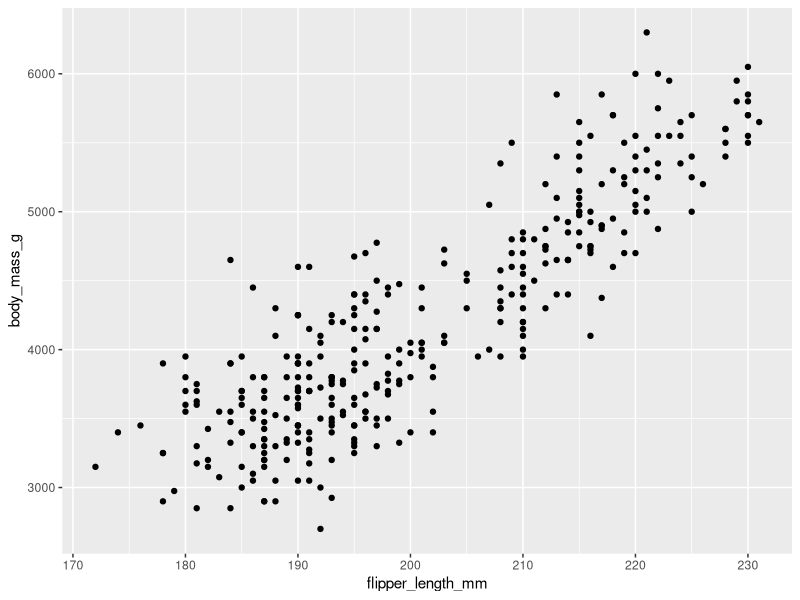
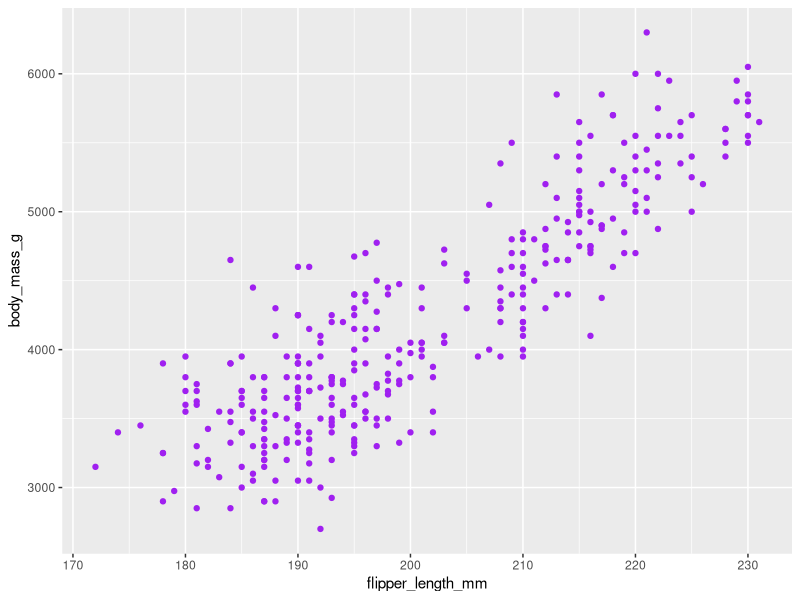
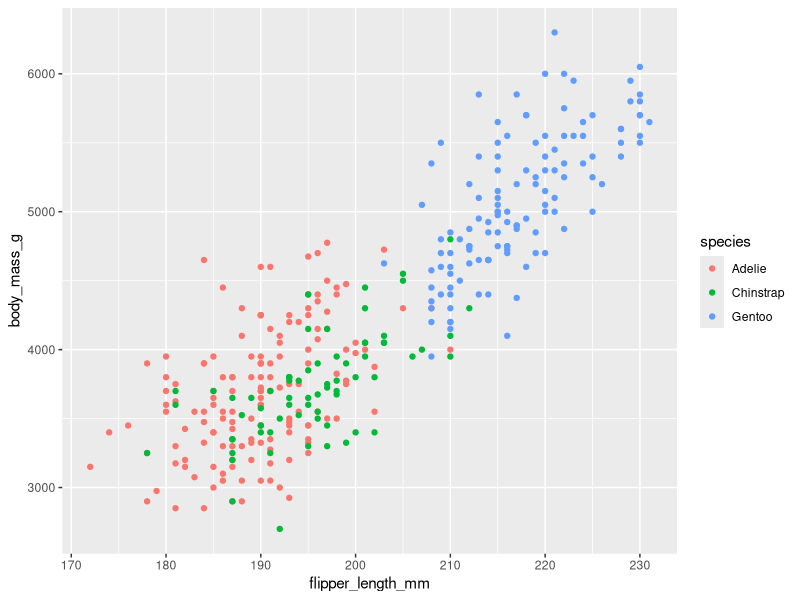
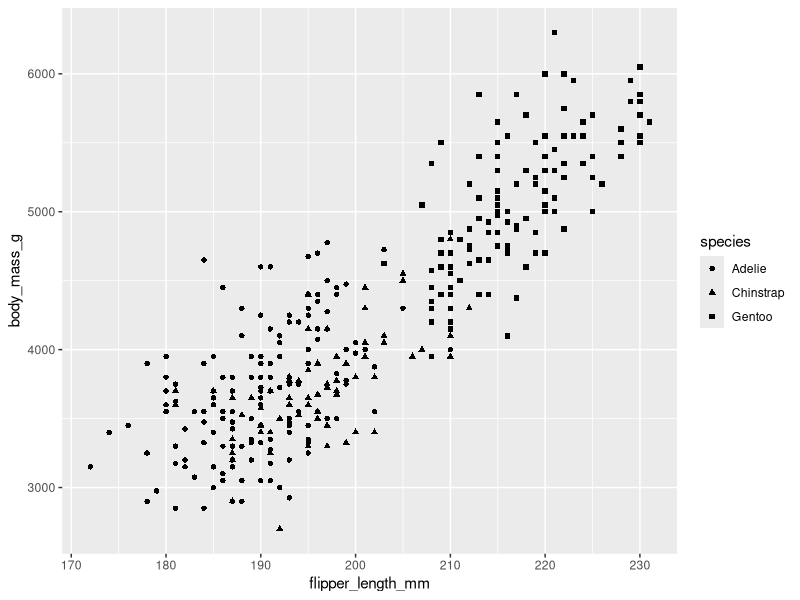
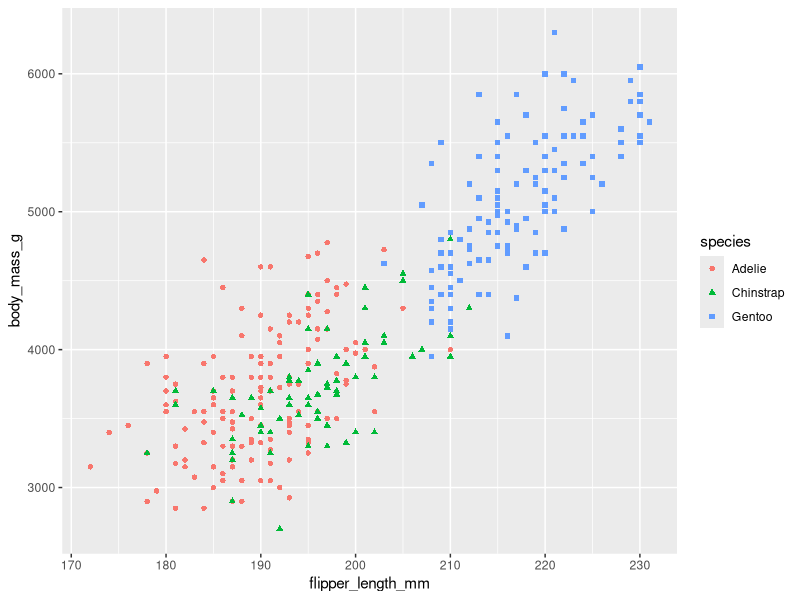
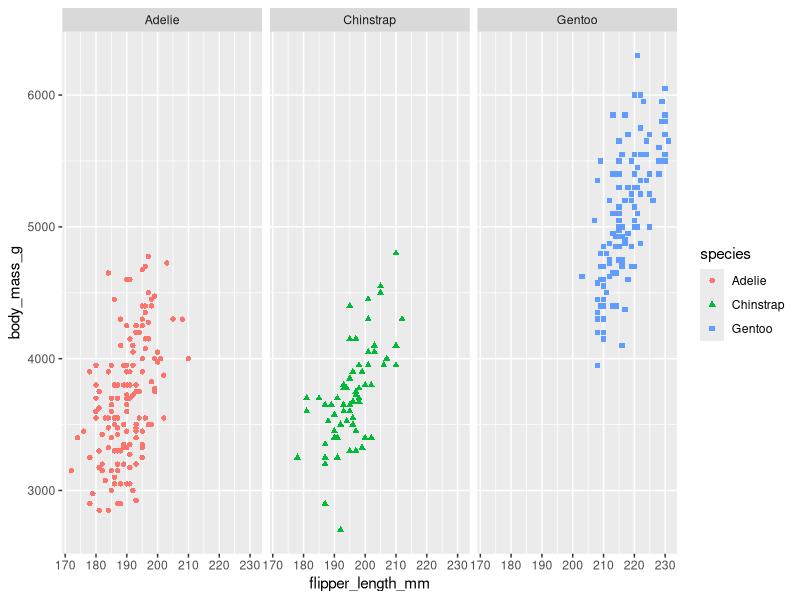
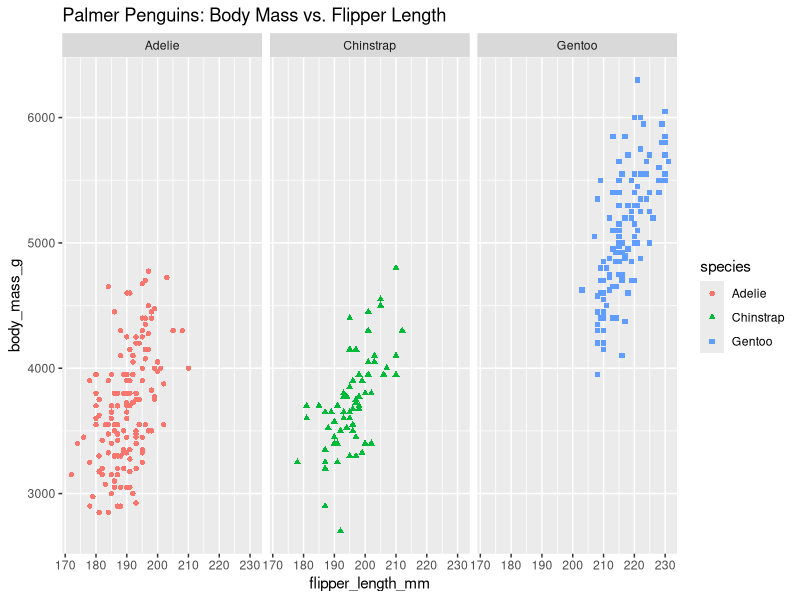

Recreate these plots in R, in order.
install.packages('palmerpenguins')
library(palmerpenguins)

install.packages('ggplot2')
library('ggplot2')

ggplot(data = penguins, aes(x=flipper_length_mm,y=body_mass_g)) + geom_point()
#geom_bar or more

#add colors
ggplot(data = penguins, 
       aes(x=flipper_length_mm,y=body_mass_g)) + geom_point(color="purple")

#color each species of penguin
ggplot(data = penguins, 
       aes(x=flipper_length_mm,y=body_mass_g)) + geom_point(aes(color=species))

#highlight shape with different species
ggplot(data = penguins, 
       aes(x=flipper_length_mm,y=body_mass_g)) + geom_point(aes(shape=species))

#Both colors and shapes
ggplot(data = penguins, 
       aes(x=flipper_length_mm,y=body_mass_g)) + 
  geom_point(aes(shape=species,color=species))

#crack down to more subsets
ggplot(data = penguins, 
       aes(x=flipper_length_mm,y=body_mass_g)) + 
  geom_point(aes(shape=species,color=species)) + facet_wrap(~species)

#title plot
ggplot(data = penguins, 
       aes(x=flipper_length_mm,y=body_mass_g)) + 
  geom_point(aes(shape=species,color=species)) + facet_wrap(~species) +
  labs(title="Palmer Penguins: Body Mass vs. Flipper Length")
